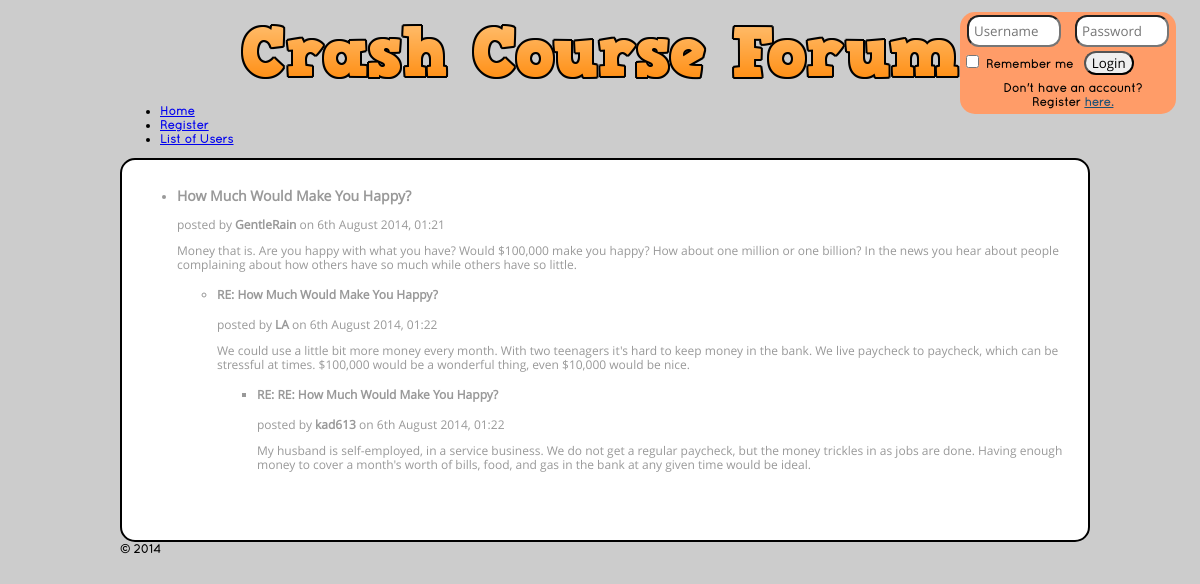
Screenshot of /index.php?loc=showpost&pa=3&pd=2014-08-06 01:21:17 with the database file from the repository.
### tables this page shows
create table post
(
author int  not null,
clocked datetime  not null,
content varchar(1024) not null,
subject varchar(256) not null,
udel boolean default false,
foreign key(author) references user(uid) on delete cascade,
primary key(author, clocked)
);

create table user 
(
uid int not null auto_increment,
alias varchar(16) not null,
pwd blob not null,
lastonline datetime not null,
type enum('O', 'A') not null,
primary key(uid),
unique(alias)
);

### functions.php (the view, shortened to what this page needs)
<?php
function showPost($pa, $pd) {
	$sqlP = sprintf("select * from post where author=%s and clocked='%s'", $pa, $pd);
	$uAlias = getAlias($pa);
	$queryP = sendQuery($sqlP);
	$rowc = $queryP->num_rows;
	if($rowc === 0) {
		$result = 'The selected post doesn\'t exist';
	} else {
	$rowP = $queryP->fetch_row();
	$result = sprintf("<ul><li><h3>%s</h3> posted by <b>%s</b> on %s <p>%s</p>", $rowP[3], $uAlias, date("jS F Y, H:i", strtotime($rowP[1])), $rowP[2]);
	}
	$result .= '</li>';
	$resultT = showThread($pa, $pd);
	if(empty($resultT) && $rowc != 0) {
		$result .= '<p>No one replied to this post.</p>';
	} else {
		$result .= $resultT;
	}
	$result .= '</ul>';
	echo $result;
}
function showThread($pa, $pd) {
	$sql = sprintf("select * from post p join (select * from thread where authororg = %s and clockedorg = '%s') s on p.author = s.author and p.clocked = s.clocked", $pa, $pd);
		$query = sendQuery($sql);
	$rowc = $query->num_rows;
	if($rowc === 0) {
		return;
	} else {
		$result = '<ul>';
								while($row = $query->fetch_row()) {
										$uAlias = getAlias($row[0]);
										$result .= sprintf("<li><h4>%s</h4> posted by <b>%s</b> on %s<p>%s</p>", $row[3], $uAlias, date("jS F Y, H:i", strtotime($row[1])), $row[2]);
										$result .= showThread( $row[0], $row[1]);
										$result .= '</li>';
										}
	}
			$result .= '</ul>';
	return $result;
	}
function getAlias($uid) {
	$q = sendQuery("select alias from user where uid='$uid'");
	$r = $q->fetch_row();
	return $r[0];
}
function sendQuery($query) {
try {
$mysqli = new mysqli(HOST,USER, UPWD, DBNAME);
	$result = $mysqli->query($query);
return $result;
} catch (Exception $e) {
	if(isset($_GET['debug'])) {
		echo "Debug mode on.<br>".$e->getMessage();
		return false;
	}
}
}
?>

### style.css (style rules this page uses)
html, button, input, select, textarea { font-family: "open" !important; }
body { font: 600 12px/14px "qs", Verdana, sans-serif; background-color: #CCC; }

### rows the page displays
post: subject "How Much Would Make You Happy?", clocked "6th August 2014, 01:21", content "Money that is. Are you happy with what you have? Would $100,000 make you happy? How about one million or one billion? In the news you hear about people complaining about how others have so much while others have so little."
user: alias "GentleRain"
post: subject "RE: How Much Would Make You Happy?", author.alias "LA", clocked "6th August 2014, 01:22", content "We could use a little bit more money every month. With two teenagers it's hard to keep money in the bank. We live paycheck to paycheck, which can be stressful at times. $100,000 would be a wonderful thing, even $10,000 would be nice."
post: subject "RE: RE: How Much Would Make You Happy?", author.alias "kad613", clocked "6th August 2014, 01:22", content "My husband is self-employed, in a service business. We do not get a regular paycheck, but the money trickles in as jobs are done. Having enough money to cover a month's worth of bills, food, and gas in the bank at any given time would be ideal."
